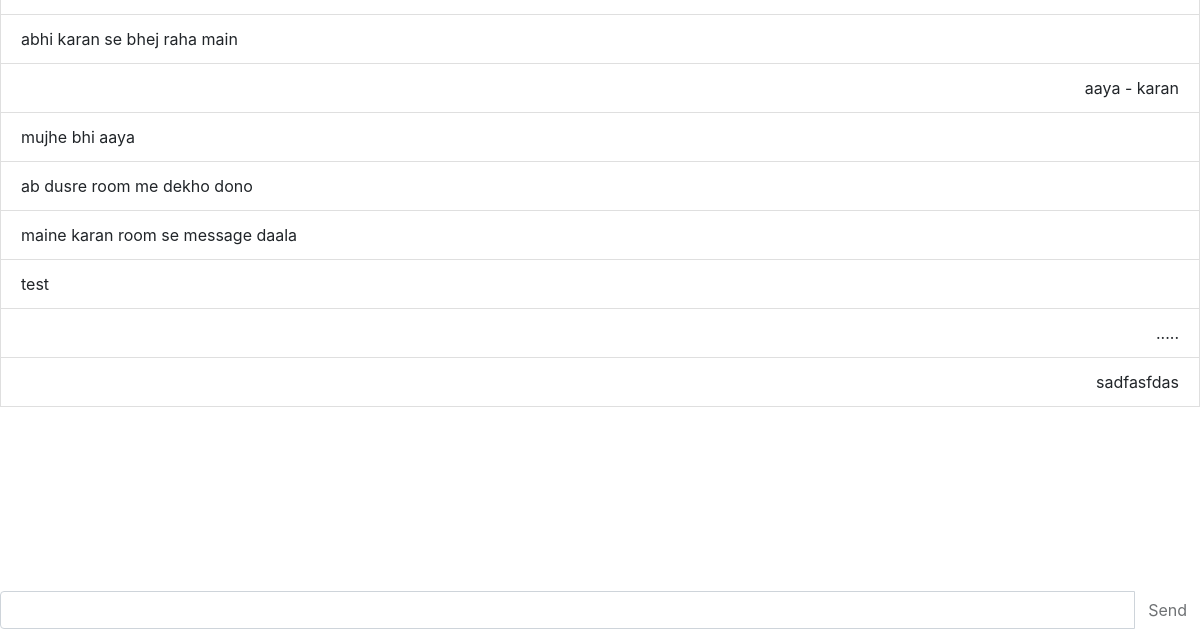
The app's page /chatroom/karan/ (signed in, lower part), older data.
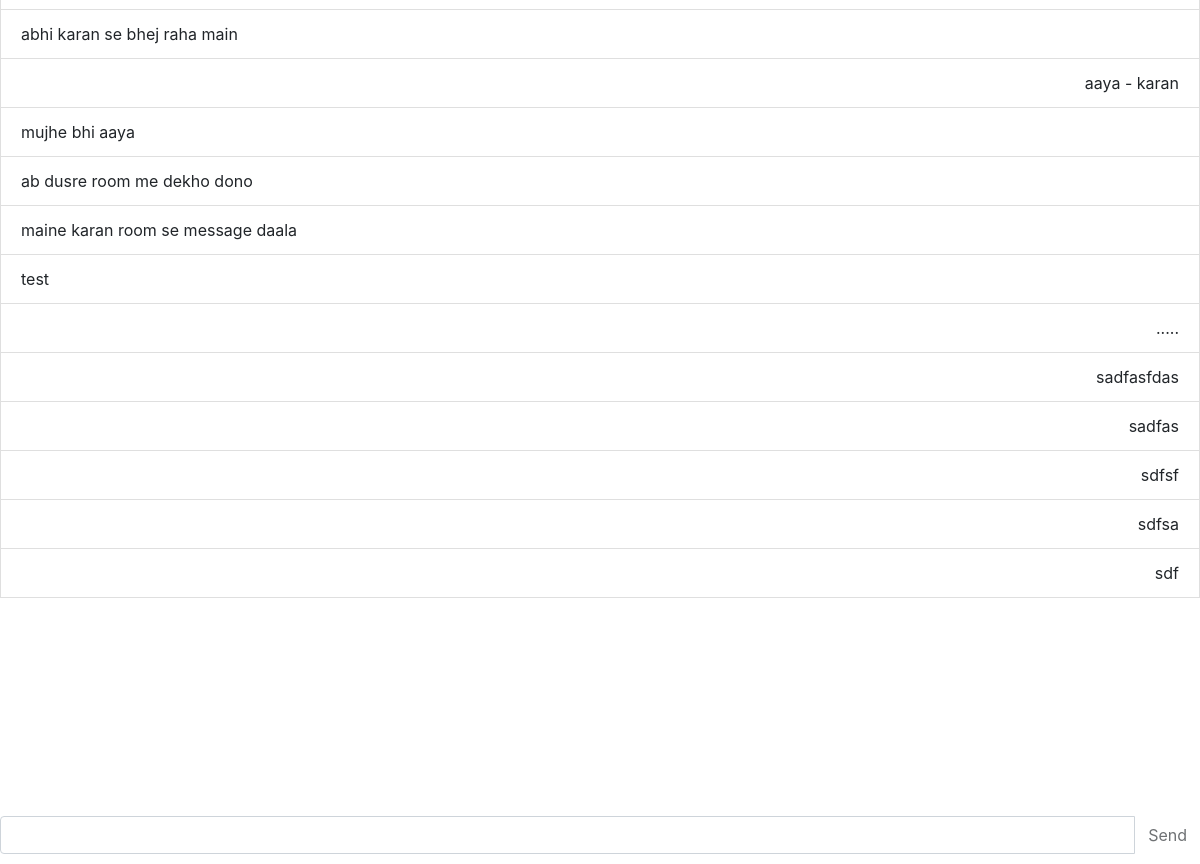
The same page, newer data.
### chatapp/models.py (models this page shows, shortened)
class Message(models.Model):
    user = models.ForeignKey(User, on_delete=models.CASCADE, null=True)
    name = models.CharField(max_length=100, null=True)
    messages = models.TextField(max_length=10000, null=True)
    created = models.DateTimeField(auto_now_add=True, null=True)
    ipaddress = models.GenericIPAddressField(null=True)

### chatapp/views.py (the view)
# urls.py: path('<room_name>/', views.activeroom, name='activeroom'),
def activeroom(request, room_name):
    print(room_name)
    if not request.user.is_anonymous:
        if Room.objects.filter(name=room_name).exists():
            messages = Message.objects.filter(name=room_name)
            return render(request, 'chatapp/home.html', {'chat': messages, 'room_key': room_name})
        else:
            return HttpResponseNotFound(render(request, 'chatapp/notfound.html'))
    return redirect('/login')

### chatapp/templates/chatapp/home.html (shortened to what this page needs)
{% load static %}
<html>
<head>
    <link rel="stylesheet" href="https://stackpath.bootstrapcdn.com/bootstrap/4.5.0/css/bootstrap.min.css">
    <link rel="stylesheet" href="{% static 'chatapp/chat.css' %}">
</head>
<body>
    <div id="chat-body" class="panel panel-default">
        <div id="msg-list-div" class="panel-body">
            <ul id="msg-list" class="list-group">
                {% for obj in chat %}
                {% if obj.user == request.user %}
                <li class="text-right list-group-item" value='{{obj.id}}'>{{ obj.messages }}</li>
                {% else %}
                <li class="text-left list-group-item" value='{{obj.id}}'>{{ obj.messages }}</li>
                {% endif %} {% empty %}
                <li class="text-right list-group-item">No messages yet!</li>
                {% endfor %}
            </ul>
        </div>
    </div>
    <form id="chat-form" action='/post/' method='post'>
        <div id="chat-bottom" class="input-group">
            <input type="text" id="chat-msg" name="chat-msg" class="form-control" />
            <span class="input-group-btn">
                <input class="btn btn-default" id="send" type="submit" value="Send"/>
            </span>
        </div>
    </form>
</body>
</html>

Row changes from the older to the newer data that the page shows:
added Message: {{ obj.id }} 133 (drawn), messages "sadfas"
added Message: {{ obj.id }} 134 (drawn), messages "sdfsf"
added Message: {{ obj.id }} 135 (drawn), messages "sdfsa"
added Message: {{ obj.id }} 136 (drawn), messages "sdf"
